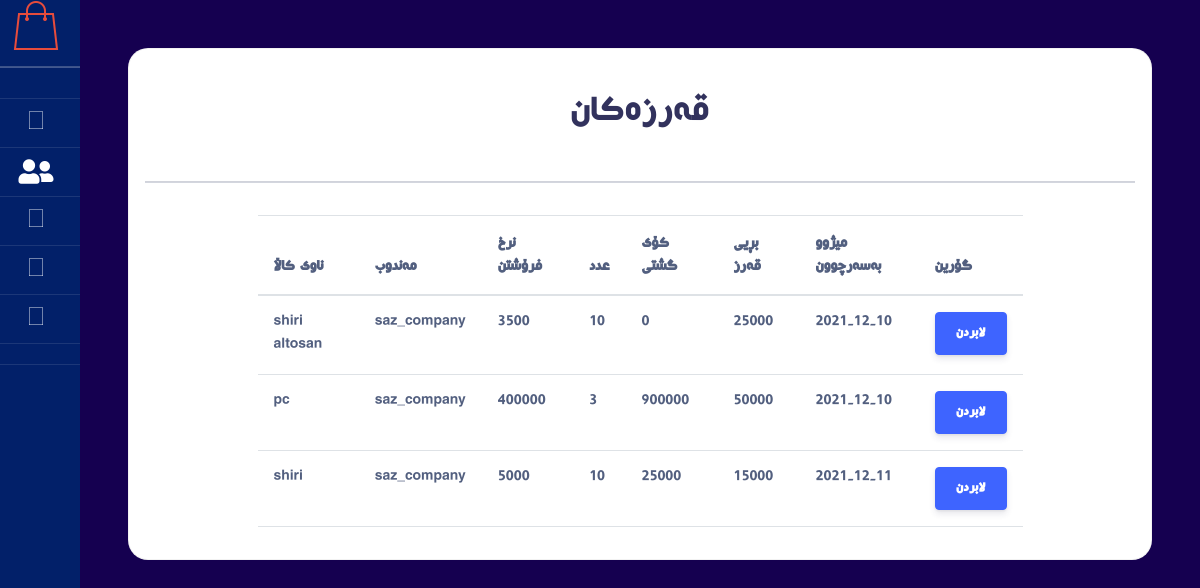
The page /qarz.php (signed in) on the database its author committed.
### tables this page shows
CREATE TABLE `stocks` (
  `id` bigint(20) NOT NULL,
  `Barcode` varchar(20) NOT NULL,
  `nawy_kalla` varchar(250) NOT NULL,
  `mandwb_id` bigint(20) NOT NULL,
  `nrx_ko` bigint(20) NOT NULL,
  `nrx_froshtn` bigint(20) NOT NULL,
  `count` int(11) NOT NULL,
  `total` int(11) NOT NULL,
  `totalFinal` int(11) NOT NULL,
  `expire_date` date NOT NULL,
  `qarz` int(2) NOT NULL
);

CREATE TABLE `mandwb` (
  `id` int(11) NOT NULL,
  `names` varchar(50) NOT NULL,
  `phone` varchar(11) NOT NULL,
  `email` varchar(100) NOT NULL,
  `location` varchar(50) NOT NULL
);

### qarz.php (the view, shortened to what this page needs)
<?php
include"extra/nav.php";
?>
<div class="wrapper d-flex align-items-stretch">
	<?php include 'extra/sidebar.php'; ?>
	<div id="content" class="p-4 p-md-5">
        <div class="header-of-page">
    <div class="card raduis-20 text-center p-3" >
        <h1 class="text-center mt-3">قەرزەکان</h1>
        <hr>
        <div class="row justify-content-center">
        <table class="table w-75">
            <thead>
                <tr>
                <th scope="col">ناوى کاڵا</th>
                <th scope="col">مەندوب</th>
                <th scope="col">نرخ فرۆشتن</th>
                <th scope="col">عدد</th>
                <th scope="col">کۆى گشتى</th>
                <th scope="col">بڕیی قەرز</th>
                <th scope="col">میژوو بەسەرچوون</th>
                <th scope="col">گۆرین</th>
                </tr>
            </thead>
            <tbody>
            <?php
                $query = mysqli_query($project , "SELECT * FROM `stocks` WHERE `qarz` = 1");
                while($row = mysqli_fetch_assoc($query)){
                    $userId = $row['mandwb_id'];
                    $queryUser = mysqli_query($project , "SELECT * FROM `mandwb` WHERE `id` = '$userId'");
                    while($rowUser = mysqli_fetch_assoc($queryUser)){?>
                <tr>
                <td><?php echo $row['nawy_kalla']; ?></td>
                <td><?php echo $rowUser['names']; ?></td>
                <td><?php echo $row['nrx_froshtn']; ?></td>
                <td><?php echo $row['count']; ?></td>
                <td><?php echo $row['totalFinal']; ?></td>
                <td><?php echo $row['total']; ?></td>
                <td><?php echo $row['expire_date']; ?></td>
                <td><button type="button" class="btn btn-primary" data-bs-toggle="modal" data-bs-target="#exampleModal<?php echo $row['id']; ?>"> لابردن </button></td>
                </tr>
                <?php
                  }
                  }
                ?>
            </tbody>
        </table>
        </div>
    </div>
                </div>
                </div>

### style/nice.css (style rules this page uses)
body { font-family: 'MyWebFont'; background-color: #150050; }
.raduis-20 { border-radius: 20px; }

### rows shown on the page
stocks: nawy_kalla "shiri altosan", nrx_froshtn "3500", count "10", totalFinal "0", total "25000", expire_date "2021-12-10"
mandwb: names "saz_company"
stocks: nawy_kalla "pc", nrx_froshtn "400000", count "3", totalFinal "900000", total "50000", expire_date "2021-12-10"
stocks: nawy_kalla "shiri", nrx_froshtn "5000", count "10", totalFinal "25000", total "15000", expire_date "2021-12-11"
